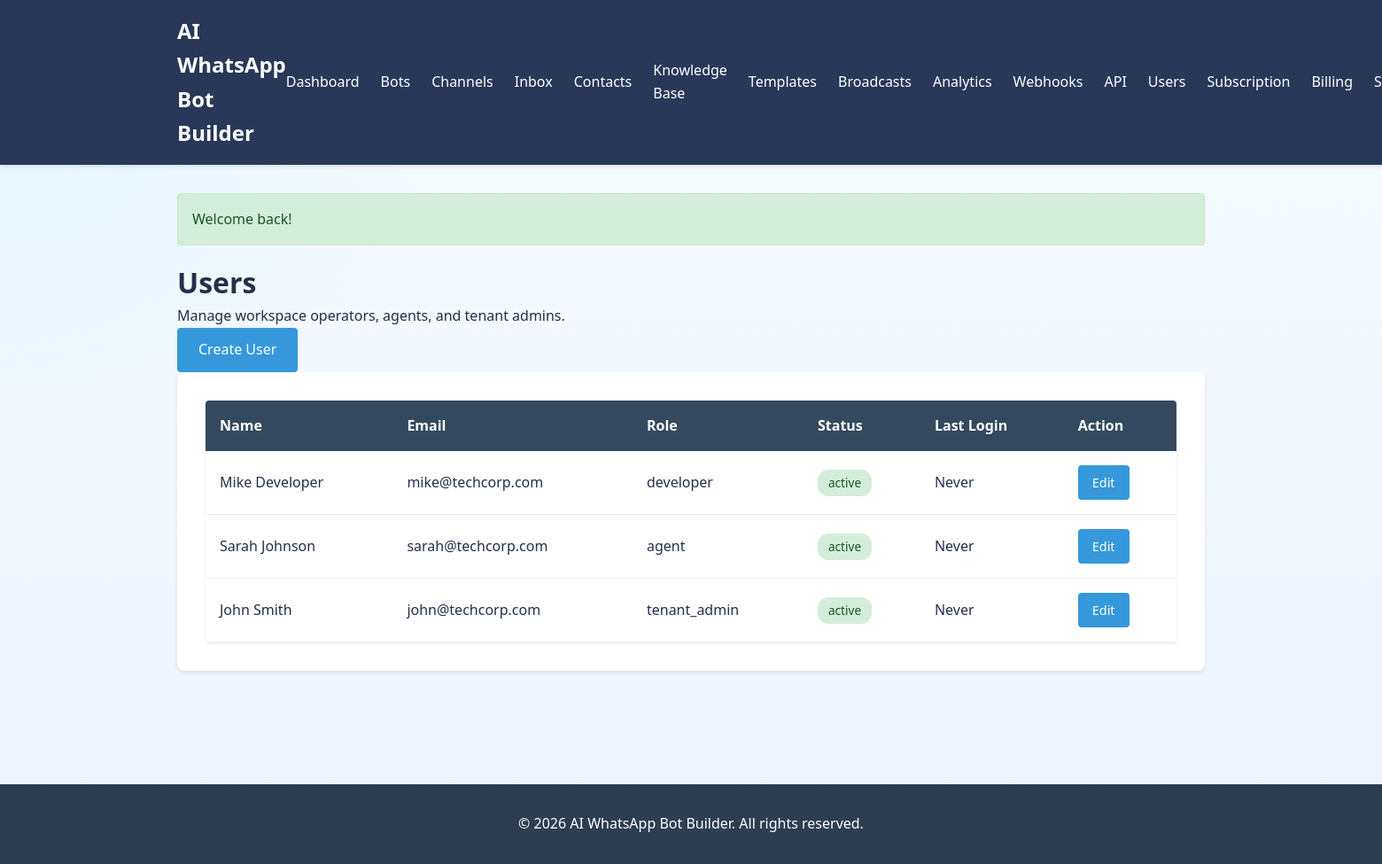
Page /users (signed in) on the committed database.
### tables this page shows
CREATE TABLE `users` (
  `id` int(11) NOT NULL AUTO_INCREMENT,
  `tenant_id` int(11) DEFAULT NULL,
  `name` varchar(255) NOT NULL,
  `email` varchar(255) NOT NULL,
  `password` varchar(255) NOT NULL,
  `role` enum('platform_admin','tenant_admin','agent','developer') NOT NULL DEFAULT 'agent',
  `status` enum('active','inactive') NOT NULL DEFAULT 'active',
  `last_login_at` datetime DEFAULT NULL,
  `created_at` datetime NOT NULL,
  `updated_at` datetime NOT NULL,
  PRIMARY KEY (`id`),
  UNIQUE KEY `unique_email` (`email`),
  KEY `idx_tenant_id` (`tenant_id`),
  KEY `idx_role` (`role`),
  KEY `idx_status` (`status`),
  CONSTRAINT `fk_users_tenant` FOREIGN KEY (`tenant_id`) REFERENCES `tenants` (`id`) ON DELETE CASCADE
);

### app/core/Controller.php (called while the page is built, shortened)
<?php
class Controller {
    protected $auth;
    public function __construct() {
        $this->auth = new Auth();
    }
    protected function view($view, $data = [], $layout = 'layout') {
        $viewRenderer = new View();
        $viewRenderer->render($view, $data, $layout);
    }
    protected function getUser() {
        return $this->auth->user();
    }
    protected function getTenantId() {
        $user = $this->getUser();
        return $user ? (int) $user['tenant_id'] : null;
    }
    protected function hasRole($roles) {
        $user = $this->getUser();
        $roles = is_array($roles) ? $roles : [$roles];
        return in_array($user['role'], $roles);
    }
}

### app/controllers/UserController.php (called while the page is built, shortened)
<?php
class UserController extends Controller {
    public function index() {
        require_once __DIR__ . '/../models/User.php';
        $model = new User();
        $tenantId = $this->hasRole('platform_admin') ? null : $this->getTenantId();
        $users = $model->getByTenant($tenantId);
        $tenantLookup = [];
        $this->view('users/index', [
            'title' => 'Users',
            'users' => $users,
            'tenantLookup' => $tenantLookup
        ]);
    }
}

### public/index.php (called while the page is built, shortened)
<?php
require_once __DIR__ . '/../app/core/Database.php';
require_once __DIR__ . '/../app/core/Model.php';
require_once __DIR__ . '/../app/core/Controller.php';
require_once __DIR__ . '/../app/core/View.php';
require_once __DIR__ . '/../app/core/Router.php';
require_once __DIR__ . '/../app/core/Session.php';
require_once __DIR__ . '/../app/core/Auth.php';
$router = new Router();
$router->get('/', 'HomeController@index');
$router->get('/login', 'AuthController@showLogin');
$router->post('/login', 'AuthController@login');
$router->get('/register', 'AuthController@showRegister');
$router->post('/register', 'AuthController@register');
$router->get('/logout', 'AuthController@logout');
$router->post('/api/v1/send-message', 'ApiController@sendMessage');
$router->post('/api/v1/webhook', 'ApiController@webhook');
$router->get('/dashboard', 'DashboardController@index');
$router->get('/tenants', 'TenantController@index');
$router->get('/tenants/create', 'TenantController@create');
$router->post('/tenants/store', 'TenantController@store');
$router->get('/tenants/{id}', 'TenantController@show');
$router->get('/tenants/{id}/edit', 'TenantController@edit');
$router->post('/tenants/{id}/update', 'TenantController@update');
$router->post('/tenants/{id}/delete', 'TenantController@delete');
$router->get('/users', 'UserController@index');
$router->get('/users/create', 'UserController@create');
$router->post('/users/store', 'UserController@store');
$router->get('/users/{id}/edit', 'UserController@edit');
$router->post('/users/{id}/update', 'UserController@update');
$router->post('/users/{id}/delete', 'UserController@delete');
$router->get('/channels', 'ChannelController@index');
$router->get('/channels/create', 'ChannelController@create');
$router->post('/channels/store', 'ChannelController@store');
$router->get('/channels/{id}', 'ChannelController@show');
$router->get('/channels/{id}/edit', 'ChannelController@edit');
$router->post('/channels/{id}/update', 'ChannelController@update');
$router->post('/channels/{id}/test', 'ChannelController@test');
$router->post('/channels/{id}/delete', 'ChannelController@delete');
$router->get('/bots', 'BotController@index');
$router->get('/bots/create', 'BotController@create');
$router->post('/bots/store', 'BotController@store');
$router->get('/bots/{id}', 'BotController@show');
$router->get('/bots/{id}/edit', 'BotController@edit');
$router->post('/bots/{id}/update', 'BotController@update');
$router->post('/bots/{id}/delete', 'BotController@delete');
$router->post('/bots/{id}/toggle-status', 'BotController@toggleStatus');
$router->get('/bots/{botId}/flows', 'FlowController@index');
$router->get('/bots/{botId}/flows/create', 'FlowController@create');
$router->post('/bots/{botId}/flows/store', 'FlowController@store');
$router->get('/flows/{id}/edit', 'FlowController@edit');
$router->post('/flows/{id}/update', 'FlowController@update');
$router->post('/flows/{id}/delete', 'FlowController@delete');
$router->get('/flows/{flowId}/steps', 'FlowStepController@index');
$router->get('/flows/{flowId}/steps/create', 'FlowStepController@create');
$router->post('/flows/{flowId}/steps/store', 'FlowStepController@store');
$router->get('/steps/{id}/edit', 'FlowStepController@edit');
$router->post('/steps/{id}/update', 'FlowStepController@update');
$router->post('/steps/{id}/delete', 'FlowStepController@delete');
$router->get('/knowledge-base', 'KnowledgeBaseController@index');
$router->get('/knowledge-base/create', 'KnowledgeBaseController@create');
$router->post('/knowledge-base/store', 'KnowledgeBaseController@store');
$router->get('/knowledge-base/{id}/edit', 'KnowledgeBaseController@edit');
$router->post('/knowledge-base/{id}/update', 'KnowledgeBaseController@update');
$router->post('/knowledge-base/{id}/delete', 'KnowledgeBaseController@delete');
$router->get('/contacts', 'ContactController@index');
$router->get('/contacts/create', 'ContactController@create');
$router->post('/contacts/store', 'ContactController@store');
$router->get('/contacts/{id}', 'ContactController@show');
$router->get('/contacts/{id}/edit', 'ContactController@edit');
$router->post('/contacts/{id}/update', 'ContactController@update');
$router->post('/contacts/{id}/delete', 'ContactController@delete');
$router->post('/contacts/import', 'ContactController@import');
$router->get('/inbox', 'InboxController@index');
$router->get('/conversations/{id}', 'ConversationController@show');
$router->post('/conversations/{id}/send-message', 'ConversationController@sendMessage');
$router->post('/conversations/{id}/close', 'ConversationController@close');
$router->post('/conversations/{id}/reopen', 'ConversationController@reopen');
$router->get('/templates', 'TemplateController@index');
$router->get('/templates/create', 'TemplateController@create');
$router->post('/templates/store', 'TemplateController@store');
$router->get('/templates/{id}/edit', 'TemplateController@edit');
$router->post('/templates/{id}/update', 'TemplateController@update');
$router->post('/templates/{id}/delete', 'TemplateController@delete');
$router->get('/broadcasts', 'BroadcastController@index');
$router->get('/broadcasts/create', 'BroadcastController@create');
$router->post('/broadcasts/store', 'BroadcastController@store');
$router->get('/broadcasts/{id}', 'BroadcastController@show');
$router->post('/broadcasts/{id}/launch', 'BroadcastController@launch');
$router->post('/broadcasts/{id}/process', 'BroadcastController@process');
$router->post('/broadcasts/{id}/delete', 'BroadcastController@delete');
$router->get('/webhooks', 'WebhookController@index');
$router->get('/webhooks/create', 'WebhookController@create');
$router->post('/webhooks/store', 'WebhookController@store');
$router->get('/webhooks/{id}/edit', 'WebhookController@edit');
$router->post('/webhooks/{id}/update', 'WebhookController@update');
$router->post('/webhooks/{id}/delete', 'WebhookController@delete');
$router->get('/webhooks/{id}/logs', 'WebhookController@logs');
$router->get('/analytics', 'AnalyticsController@index');
$router->get('/analytics/messages', 'AnalyticsController@messages');
$router->get('/analytics/conversations', 'AnalyticsController@conversations');
$router->get('/subscription', 'SubscriptionController@index');
$router->get('/subscription/plans', 'SubscriptionController@plans');
$router->post('/subscription/change-plan', 'SubscriptionController@changePlan');
$router->get('/billing', 'BillingController@index');
$router->get('/billing/invoices/{id}', 'BillingController@showInvoice');
$router->post('/billing/pay-invoice', 'BillingController@payInvoice');
$router->get('/settings', 'SettingsController@index');
$router->post('/settings/update', 'SettingsController@update');
$router->get('/settings/api-keys', 'SettingsController@apiKeys');
$router->post('/settings/generate-api-key', 'SettingsController@generateApiKey');
$router->post('/settings/revoke-api-key', 'SettingsController@revokeApiKey');
try {
    $router->dispatch();
} catch (Exception $e) {
    http_response_code(500);
    if (getenv('APP_DEBUG') === 'true') {
        echo '<h1>Error</h1>';
        echo '<p>' . htmlspecialchars($e->getMessage()) . '</p>';
        echo '<pre>' . htmlspecialchars($e->getTraceAsString()) . '</pre>';
    } else {
        echo '<h1>500 - Internal Server Error</h1>';
    }
}

### app/core/Database.php (called while the page is built, shortened)
<?php
class Database {
    private static $instance = null;
    private $pdo;
    private function __construct() {
        $config = require __DIR__ . '/../../config/database.php';
        $dsn = sprintf(
            'mysql:host=%s;port=%s;dbname=%s;charset=utf8mb4',
            $config['host'],
            $config['port'],
            $config['database']
        );
        $options = [
            PDO::ATTR_ERRMODE => PDO::ERRMODE_EXCEPTION,
            PDO::ATTR_DEFAULT_FETCH_MODE => PDO::FETCH_ASSOC,
            PDO::ATTR_EMULATE_PREPARES => false,
            PDO::ATTR_PERSISTENT => false
        ];
        try {
            $this->pdo = new PDO($dsn, $config['username'], $config['password'], $options);
        } catch (PDOException $e) {
            error_log('Database Connection Error: ' . $e->getMessage());
            throw new Exception('Database connection failed');
        }
    }
    public static function getInstance() {
        if (self::$instance === null) {
            self::$instance = new self();
        }
        return self::$instance;
    }
    public function getConnection() {
        return $this->pdo;
    }
}

### config/database.php (called while the page is built)
<?php
return [
    'host' => getenv('DB_HOST') ?: 'localhost',
    'port' => getenv('DB_PORT') ?: '3306',
    'database' => getenv('DB_NAME') ?: 'ai_whatsapp_bot',
    'username' => getenv('DB_USER') ?: 'root',
    'password' => getenv('DB_PASS') ?: '',
    'charset' => 'utf8mb4'
];

### app/core/Auth.php (called while the page is built, shortened)
<?php
class Auth {
    private $session;
    private $userModel;
    public function __construct() {
        $this->session = new Session();
        require_once __DIR__ . '/../models/User.php';
        $this->userModel = new User();
    }
    public function check() {
        return $this->session->has('user_id');
    }
    public function user() {
        $user = $this->session->get('user');
        if ($user) {
            $freshUser = $this->userModel->find($user['id']);
            if ($freshUser) {
                $this->session->set('user', $freshUser);
                return $freshUser;
            }
        }
        return null;
    }
}

### app/core/Session.php (called while the page is built, shortened)
<?php
class Session {
    public function get($key, $default = null) {
        return isset($_SESSION[$key]) ? $_SESSION[$key] : $default;
    }
    public function has($key) {
        return isset($_SESSION[$key]);
    }
}

### app/core/Model.php (called while the page is built, shortened)
<?php
class Model {
    protected $db;
    protected $table;
    protected $primaryKey = 'id';
    public function __construct() {
        $this->db = Database::getInstance()->getConnection();
    }
    public function find($id, $tenantId = null) {
        $sql = "SELECT * FROM {$this->table} WHERE {$this->primaryKey} = ?";
        $params = [$id];
        $stmt = $this->db->prepare($sql);
        $stmt->execute($params);
        return $stmt->fetch() ?: null;
    }
    public function findAll($filters = [], $tenantId = null, $limit = 100, $offset = 0) {
        $sql = "SELECT * FROM {$this->table} WHERE 1=1";
        $params = [];
        if ($tenantId !== null && $this->hasTenantId()) {
            $sql .= " AND tenant_id = ?";
            $params[] = $tenantId;
        }
        $sql .= " ORDER BY {$this->primaryKey} DESC LIMIT ? OFFSET ?";
        $params[] = $limit;
        $params[] = $offset;
        $stmt = $this->db->prepare($sql);
        $stmt->execute($params);
        return $stmt->fetchAll();
    }
}

### app/models/User.php (called while the page is built, shortened)
<?php
class User extends Model {
    public function getByTenant($tenantId, $filters = [], $limit = 100, $offset = 0) {
        return $this->findAll($filters, $tenantId, $limit, $offset);
    }
    protected function hasTenantId() {
        return true;
    }
}

### app/views/users/index.php (the view, shortened to what this page needs)
<div class="dashboard">
    <div class="section-header">
        <div>
            <h1>Users</h1>
            <p>Manage workspace operators, agents, and tenant admins.</p>
        </div>
        <a href="/users/create" class="btn btn-primary">Create User</a>
    </div>
    <div class="section">
        <?php if (!empty($users)): ?>
        <table class="data-table">
            <thead>
                <tr>
                    <th>Name</th>
                    <th>Email</th>
                    <th>Role</th>
                    <th>Status</th>
                    <th>Last Login</th>
                    <th>Action</th>
                </tr>
            </thead>
            <tbody>
                <?php foreach ($users as $user): ?>
                <tr>
                    <td><?php echo View::e($user['name']); ?></td>
                    <td><?php echo View::e($user['email']); ?></td>
                    <td><?php echo View::e($user['role']); ?></td>
                    <td>
                        <span class="badge badge-<?php echo View::e($user['status']); ?>">
                            <?php echo View::e($user['status']); ?>
                        </span>
                    </td>
                    <td><?php echo View::e($user['last_login_at'] ?: 'Never'); ?></td>
                    <td>
                        <a href="/users/<?php echo (int) $user['id']; ?>/edit" class="btn btn-small">Edit</a>
                    </td>
                </tr>
                <?php endforeach; ?>
            </tbody>
        </table>
        <?php else: ?>
        <p>No users found yet.</p>
        <?php endif; ?>
    </div>
</div>

### app/core/Router.php (shortened to what this page needs)
<?php
class Router {
    private $routes = [];
    private function addRoute($method, $path, $handler, $middleware = []) {
        $this->routes[] = [
            'method' => $method,
            'path' => $path,
            'handler' => $handler,
            'middleware' => $middleware
        ];
    }
    public function dispatch() {
        $requestMethod = $_SERVER['REQUEST_METHOD'];
        $requestUri = parse_url($_SERVER['REQUEST_URI'], PHP_URL_PATH);
        foreach ($this->routes as $route) {
            if ($route['method'] === $requestMethod && $this->matchRoute($route['path'], $requestUri, $params)) {
                $this->handleRoute($route, $params);
                return;
            }
        }
    }
    private function matchRoute($pattern, $uri, &$params) {
        $params = [];
        $regex = preg_replace('/\{([a-zA-Z0-9_]+)\}/', '([^/]+)', $pattern);
        $regex = '#^' . $regex . '$#';
        if (preg_match($regex, $uri, $matches)) {
            preg_match_all('/\{([a-zA-Z0-9_]+)\}/', $pattern, $paramNames);
            for ($i = 0; $i < count($paramNames[1]); $i++) {
                $params[$paramNames[1][$i]] = $matches[$i + 1];
            }
            return true;
        }
        return false;
    }
    private function handleRoute($route, $params) {
        list($controllerName, $method) = explode('@', $route['handler']);
        $controller = new $controllerName();
        call_user_func_array([$controller, $method], $params);
    }
}

### rows in the picture
users: name "Mike Developer", email "mike@techcorp.com", role "developer", status "active", last_login_at "Never"
users: name "Sarah Johnson", email "sarah@techcorp.com", role "agent", status "active", last_login_at "Never"
users: name "John Smith", email "john@techcorp.com", role "tenant_admin", status "active", last_login_at "Never"

### other values in the picture
View::e($message) "Welcome back!"
